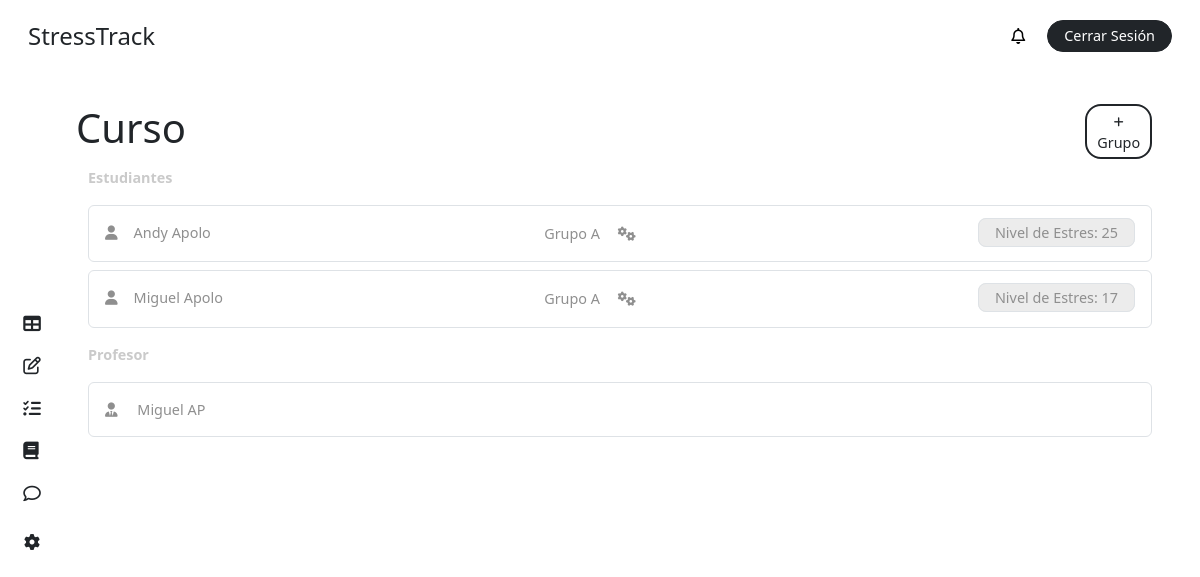
The page /course/ (signed in) on the database its author committed.
### stress/models.py (models this page shows, shortened)
class CustomUser(AbstractBaseUser, PermissionsMixin):
    ROLE_CHOICES = [
        ('student', 'Alumno'),
        ('teacher', 'Profesor'),
        ('superuser', 'Administrador'),
    ]
    first_name = models.CharField(max_length=50, blank=True)
    last_name = models.CharField(max_length=50, blank=True)
    dni = models.CharField(max_length=10, unique=True, blank=True, null=True)
    email = models.EmailField(unique=True)
    role = models.CharField(max_length=20, choices=ROLE_CHOICES, default='student')
    is_active = models.BooleanField(default=True)
    is_staff = models.BooleanField(default=False)
    stress = models.IntegerField(default=0)
    share_stress_level = models.BooleanField(default=False)
    recommendation = models.ForeignKey(Recommendation, on_delete=models.SET_NULL, null=True, blank=True, related_name='users')
    course = models.ForeignKey(Course, on_delete=models.CASCADE, related_name='students', null=True, blank=True)
    group = models.ForeignKey(Team, on_delete=models.CASCADE, related_name='members', null=True, blank=True)
    objects = CustomUserManager()
    USERNAME_FIELD = 'email'
    REQUIRED_FIELDS = []

class Team(models.Model):
    name = models.CharField(max_length=20)
    course = models.ForeignKey(Course, on_delete=models.CASCADE, related_name='teams')
    def __str__(self):
        return f"{self.name}"

### stress/views.py (the view, shortened to what this page needs)
# urls.py: path('course/', views.course, name='course'),
@login_required
def course(request):
    user = request.user
    course = user.course if user.role == 'student' else user.teaching_courses.first()
    if course:
        students = course.students.filter(is_active=True).all()
        teacher = course.teacher
        groups = course.teams.all()
    else:
        students = None
        teacher = None
        groups = None
    context = {
        'students': students,
        'role': request.user.role,
        'groups': groups,
        'teacher': teacher,
        'course': course,
        'notifications': user.notifications.all(),
        'unread_notifications': user.notifications.filter(is_read=False).count(),
    }
    return render(request, 'dashboard/course.html', context)

### stress/templates/dashboard/course.html (shortened to what this page needs)
{% extends "base/dashboard_base.html" %}
{% block content %}
{% include "elements/dashboard_sidebar.html" with role=role %}
<main class="main p-4 pt-2 pe-5">
  <div class="my-4">
    <div class="row">
      <div class="col-11 p-0">
        <h1 class="m-0">Curso</h1>
      </div>
      {% if role == 'teacher' %}
        <div class="col-1 d-flex flex-column justify-content-center">
            <button
            class="fs-7 text-center rounded-4 bg-white border border-dark border-2 text-dark text-decoration-none py-1 px-2"
            data-bs-toggle="modal"
            data-bs-target="#addGroupModal"
            >
            <i class="fa-solid fa-plus fs-8"></i> Grupo
            </button>
        </div>
      {% endif %}
    </div>
    {% if not course %}
      {% if role == 'student' %}
        <div class="bg-inf p-3 rounded-2 text-gris my-4">
        <i class="fas fa-info-circle"></i> No estas matriculado a un curso por el
        momento.
        </div>
      {% else %}
        <div class="bg-inf p-3 rounded-2 text-gris my-4">
        <i class="fas fa-info-circle"></i> No estas asignado a un curso por el
        momento.
        </div>
      {% endif %}
    {% else %}
      <label class="text-grisillo fw-bold my-2">Estudiantes</label>
      {% if not students %}
        <div class="bg-inf p-3 rounded-2 text-gris">
          <i class="fas fa-info-circle"></i> No hay estudiantes matriculados por el momento.
        </div>
      {% else %}
        {% for student in students %}
            <div class="p-3 my-2 rounded-2 text-gris border border-1">
                <div class="row">
                    <div class="col-5">
                        <i class="fa-solid fa-user me-3"></i>{{ student.first_name }} {{ student.last_name }}
                    </div>
                    <div class="col-4">
                        {% if student.group %}
                            {{ student.group }}
                        {% else %}
                            N/A
                        {% endif %}
                        {% if role == 'teacher' %}
                            <button
                                data-bs-toggle="modal"
                                data-bs-target="#putTeamUser"
                                class="mx-2 bg-white border-0 text-gris put-team"
                                data-user='{"id": "{{ student.id }}"}'
                                title="Agregar a un grupo">
                                <i class="fa-solid fa-gears"></i>
                            </button>
                        {% endif %}
                    </div>
                    {% if role == 'student' %}
                        {% if student.share_stress_level %}
                            <div class="col-3 text-end">
                                <div
                                    class="ms-4 bg-color-grisillo py-1 px-3 border d-inline rounded-3 fs-7"
                                >
                                    Nivel de Estres: {{ student.stress }}
                                </div>
                            </div>
                        {% endif %}
                    {% else %}
                        <div class="col-3 text-end">
                            <div
                                class="ms-4 bg-color-grisillo py-1 px-3 border d-inline rounded-3 fs-7"
                            >
                                Nivel de Estres: {{ student.stress }}
                            </div>
                        </div>
                    {% endif %}
                </div>
            </div>
        {% endfor %}
      {% endif %}
      <label class="text-grisillo fw-bold my-2">Profesor</label>
      {% if teacher %}
            <div class="p-3 my-2 rounded-2 text-gris border border-1">
              <div class="row">
                <div class="col-12">
                  <i class="fa-solid fa-user-tie me-3"></i> {{ teacher.first_name }} {{ teacher.last_name }}
                </div>
              </div>
            </div>
      {% else %}
          <div class="bg-inf p-3 rounded-2 text-gris">
            <i class="fas fa-info-circle"></i> No hay un profesor asignado por el momento.
          </div>
      {% endif %}
    {% endif %}
  </div>
</main>
{% endblock %}

### stress/static/css/main.css (style rules this page uses)
body { height: 100vh; margin: 0; padding: 0; display: grid; grid-template-columns: 4rem 1fr; grid-template-rows: 4.5rem 1fr; grid-template-areas: "header header" "side main"; gap: 0; background-color: white; }
.main { grid-area: main; overflow-y: auto; }
.fs-7 { font-size: .9rem; }
.fs-8 { font-size: .7rem !important; }
.text-grisillo { color: #cacaca; font-size: .9rem; }
.text-gris { color: #8f8f8f !important; font-size: .9rem; }
.bg-color-grisillo { background-color: #ececec; }

### rows shown on the page
CustomUser: first_name "Andy", last_name "Apolo", group "Grupo A", stress "25"
CustomUser: first_name "Miguel", last_name "Apolo", group "Grupo A", stress "17"
CustomUser: first_name "Miguel", last_name "AP"
